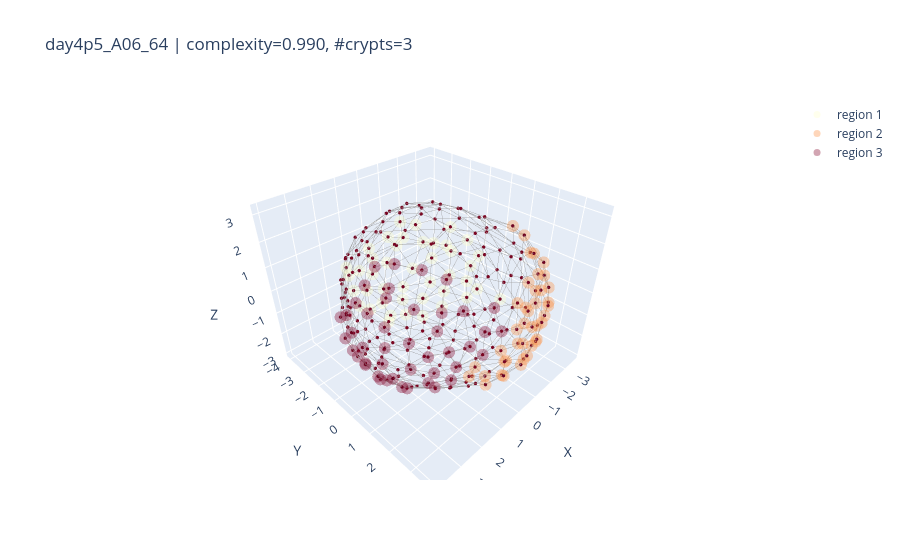

The notebook cell saved with this chart:
### Code cell
import numpy as np

def plot_random_samples_by_filters(
    results,
    k=3,
    n_crypts=None,                 # e.g. 3 for exact match
    n_crypts_range=None,           # e.g. (2, 5) inclusive; ignored if n_crypts is set
    complexity_range=None,         # e.g. (0.2, 0.6) inclusive
    seed=None,
    node_size=2,
    colorscale='YlOrRd'
):
    """
    Pool across all timepoints, filter by #crypts and complexity, sample k organoids, and plot.

    Parameters
    ----------
    results : dict
        Your per-timepoint results structure.
    k : int
        Number of random samples to plot (pooled across timepoints).
    n_crypts : int or None
        Exact number of crypts to match. If provided, overrides n_crypts_range.
    n_crypts_range : (int, int) or None
        Inclusive range for number of crypts; ignored if n_crypts is not None.
    complexity_range : (float, float) or None
        Inclusive range for complexity. If None, no complexity filtering.
    seed : int or None
        Seed for reproducible sampling. If None, sampling is unseeded.
    node_size : int
        Passed to plot_organoid_graph.
    colorscale : str
        Passed to add_region_overlays for crypts overlay.
    """
    # Gather all candidates as (tp, idx) pairs after filtering
    candidates = []
    for tp, d in results.items():
        comp_arr   = d.get("complexity", [])
        crypts_all = d.get("crypts_all", [])
        N = min(len(comp_arr), len(crypts_all))
        for i in range(N):
            cval = comp_arr[i]
            if cval is None or (isinstance(cval, float) and np.isnan(cval)):
                continue

            n_cr = len(crypts_all[i]) if crypts_all[i] is not None else 0

            # Filter by number of crypts
            if n_crypts is not None:
                if n_cr != int(n_crypts):
                    continue
            elif n_crypts_range is not None:
                lo, hi = n_crypts_range
                if not (lo <= n_cr <= hi):
                    continue

            # Filter by complexity
            if complexity_range is not None:
                clo, chi = complexity_range
                if not (clo <= float(cval) <= chi):
                    continue

            candidates.append((tp, i))

    if not candidates:
        msg = "No organoids match the filters"
        parts = []
        if n_crypts is not None: parts.append(f"#crypts == {n_crypts}")
        elif n_crypts_range is not None: parts.append(f"{n_crypts_range[0]} ≤ #crypts ≤ {n_crypts_range[1]}")
        if complexity_range is not None: parts.append(f"{complexity_range[0]} ≤ complexity ≤ {complexity_range[1]}")
        if parts: msg += f" ({', '.join(parts)})."
        print(msg)
        return

    if seed is not None:
        np.random.seed(seed)

    choose_k = min(k, len(candidates))
    sel_idxs = np.random.choice(len(candidates), size=choose_k, replace=False)

    for j in sel_idxs:
        tp, i = candidates[j]
        d = results[tp]

        G = d['cell_graphs_all'][i]
        proj_points = np.array([G.nodes[n]["proj_point"] for n in G.nodes])
        HKS = np.array([G.nodes[n]["hks"] for n in G.nodes])

        fig = plot_organoid_graph(
            proj_points,
            G,
            HKS[:, 0],
            node_size=node_size
        )
        # crypts overlay
        add_region_overlays(fig, proj_points, d['crypts_all'][i], colorscale=colorscale)
        # villus overlay
        # add_region_overlays(fig, d['centroids_all'][i], [d['villus_all'][i]])

        # Optional: annotate for context
        try:
            cval = float(d['complexity'][i])
            n_cr = len(d['crypts_all'][i]) if d['crypts_all'][i] is not None else 0
            fig.update_layout(title=f"{d['label_uid'][i]} | complexity={cval:.3f}, #crypts={n_cr}")
        except Exception:
            pass

        fig.show()



# ---- Example calls ----
# Exact #crypts = 3, any complexity:
plot_random_samples_by_filters(results, k=3, n_crypts=3, complexity_range=(-1, 1))

# #crypts in [2,5] and complexity in [0.2, 0.6]:
# plot_random_samples_by_filters(results, k=4, n_crypts_range=(2,5), complexity_range=(0.2, 0.6))

### Figure 1 — Plotly figure (JSON) as saved in the notebook; plotly's stock layout.template omitted (floating-point values rounded to 4 significant figures; data arrays with more than 128 entries replaced by an {"elided": "..."} marker saying what was removed)
{"data": [{"hoverinfo": "skip", "line": {"color": "rgba(120,120,120,0.75)", "width": 1}, "mode": "lines", "showlegend": false, "type": "scatter3d", "x": {"elided": "2298 float values"}, "y": {"elided": "2298 float values"}, "z": {"elided": "2298 float values"}}, {"hoverinfo": "skip", "marker": {"cmax": 0.08523, "cmid": 0, "cmin": -0.08523, "color": {"elided": "257 float values"}, "colorscale": [[0, "rgb(5,48,97)"], [0.1, "rgb(33,102,172)"], [0.2, "rgb(67,147,195)"], [0.3, "rgb(146,197,222)"], [0.4, "rgb(209,229,240)"], [0.5, "rgb(247,247,247)"], [0.6, "rgb(253,219,199)"], [0.7, "rgb(244,165,130)"], [0.8, "rgb(214,96,77)"], [0.9, "rgb(178,24,43)"], [1, "rgb(103,0,31)"]], "line": {"width": 0}, "size": 2}, "mode": "markers", "showlegend": false, "type": "scatter3d", "x": {"elided": "257 float values"}, "y": {"elided": "257 float values"}, "z": {"elided": "257 float values"}}, {"hoverinfo": "skip", "marker": {"color": "rgb(255, 255, 204)", "size": 7}, "mode": "markers", "name": "region 1", "opacity": 0.35, "showlegend": true, "type": "scatter3d", "x": [-1.404, -2.398, -3.045, 1.376, -2.692, -1.201, -3.413, 0.1347, 1.578, -0.8835, -0.6404, -2.152, 0.309, -1.789, -2.937, -1.869, -0.9927, -0.04237, -2.59, 0.7522, -2.885, -1.332, -1.129, -0.4377, -2.372, -3.268, 1.253, -3.26, -3.044, -3.241, 0.4502, -2.005, -2.691, -0.0066, -0.1015, -0.9521, 1.252, -3.484, -3.198, 0.6472, -3.596, -0.1868, -1.617], "y": [-3.847, -3.242, -2.476, -3.484, -2.898, -2.073, -1.607, -3.733, -3.288, -3.734, -2.552, -1.822, -2.563, -2.66, -2.152, -3.116, -3.118, -3.362, -2.136, -3.169, -1.033, -3.446, -3.223, -3.707, -2.784, 0.4488, -3.164, -1.405, -2.245, -0.7813, -3.701, -3.536, -3.003, -2.793, -3.961, -3.998, -3.475, -1.406, -2.319, -3.818, -1.095, -3.977, -3.637], "z": [-0.2246, -0.2048, -0.3235, -0.2896, -0.2425, -2.959, 0.1341, 0.3114, 0.2463, 0.4322, -2.824, -2.797, -2.691, -2.613, 0.7204, 0.8579, -2.506, -2.312, -2.355, -2.116, -2.288, -2.143, 1.22, -1.942, -2.067, -1.807, -1.676, -1.783, -1.744, -1.886, -1.576, -1.51, -1.039, -2.663, -1.133, -0.9538, -1.072, -1.09, -0.6064, -0.5559, -0.4951, -0.3951, 0.157]}, {"hoverinfo": "skip", "marker": {"color": "rgb(253, 141, 60)", "size": 7}, "mode": "markers", "name": "region 2", "opacity": 0.35, "showlegend": true, "type": "scatter3d", "x": [0.7079, -3.044, 1.741, 0.0119, -2.215, -1.207, 0.9303, -0.4459, -3.023, -1.784, -2.729, 0.3112, -1.01, -1.816, -0.08491, -3.007, -1.819, -0.2767, 0.8602, -2.418, -1.177, -2.466, -1.553, -0.8722, 0.1337, -0.6209, 0.6, 1.142, -2.909, -2.21, -1.801, -2.618, -2.255, -0.159, -0.4284, -1.402, 1.778, -1.143, -2.799, -2.141], "y": [3.589, 2.148, 3.257, 3.721, 3.175, 3.594, 3.557, 3.696, 2.155, 3.412, 2.569, 3.621, 2.546, 2.459, 3.036, 1.721, 3.298, 3.57, 3.069, 2.638, 3.387, 2.221, 3.182, 3.335, 3.418, 3.229, 3.553, 3.212, 1.914, 2.916, 2.575, 1.099, 1.842, 3.672, 3.688, 3.389, 3.078, 3.558, 2.365, 3.16], "z": [-0.5118, -0.4118, -0.2484, -0.1189, 0.02636, -0.04484, 0.07665, 0.2728, 0.3482, 0.24, 0.6219, 0.5802, -2.345, -2.07, -2.072, 1.084, 0.9144, 0.9266, -1.81, 1.326, 1.166, -1.612, -1.544, -1.642, 1.37, 1.653, -1.233, -1.102, -1.26, -1.151, 1.91, 2.069, 2.123, -1.185, -0.9525, -1.128, -0.7488, -0.7596, -0.7505, -0.5256]}, {"hoverinfo": "skip", "marker": {"color": "rgb(128, 0, 38)", "size": 7}, "mode": "markers", "name": "region 3", "opacity": 0.35, "showlegend": true, "type": "scatter3d", "x": [3.7, 3.888, 2.89, 3.869, 3.764, 3.861, 2.338, 3.423, 1.579, 3.974, 3.597, 3.931, 3.747, 3.045, 2.541, 1.981, 0.9378, 3.765, 3.346, 1.52, 3.571, 2.68, 3.555, 3.604, 3.19, 3.196, 1.025, 3.068, 3.179, 2.412, 1.91, 2.487, 2.953, 2.896, 3.39, 2.989, 3.523, 3.374, 2.742, 1.823, 3.612, 3.794, 2.468, 2.129, 2.324], "y": [1.763, 0.7081, 2.672, 0.07456, -0.4426, 1.533, 3.026, 2.261, 3.379, 0.7856, -0.8238, 0.2308, 1.555, 2.585, 2.913, 3.206, 3.508, -0.1866, 2.137, 3.343, 1.383, 2.58, 0.05913, 0.6741, 1.055, 0.8117, 3.232, 1.655, 0.07106, 2.486, 2.837, 2.309, 1.945, 2.441, -0.03342, 0.967, 0.9028, 1.775, 0.0546, 2.092, -0.08832, 1.172, 0.6347, 1.421, 2.834], "z": [-0.4, -0.4325, -0.09851, -0.2651, -0.1532, 0.156, 0.003819, 0.1403, 0.2245, 0.3816, 0.3965, 0.5902, 0.7103, 0.581, 0.6529, 0.6907, 0.8156, 0.9331, 0.9997, 1.042, 1.265, 1.305, 1.409, 1.383, 1.913, -1.545, 1.574, -1.373, 1.862, 1.747, 1.727, -1.271, 1.863, -0.6751, -1.234, 2.105, -1.187, -0.9964, 2.309, 2.382, -0.8094, -0.6659, 2.536, 2.53, -0.688]}], "layout": {"scene": {"aspectmode": "data", "xaxis": {"title": {"text": "X"}}, "yaxis": {"title": {"text": "Y"}}, "zaxis": {"title": {"text": "Z"}}}, "title": {"text": "day4p5_A06_64 | complexity=0.990, #crypts=3"}}}
